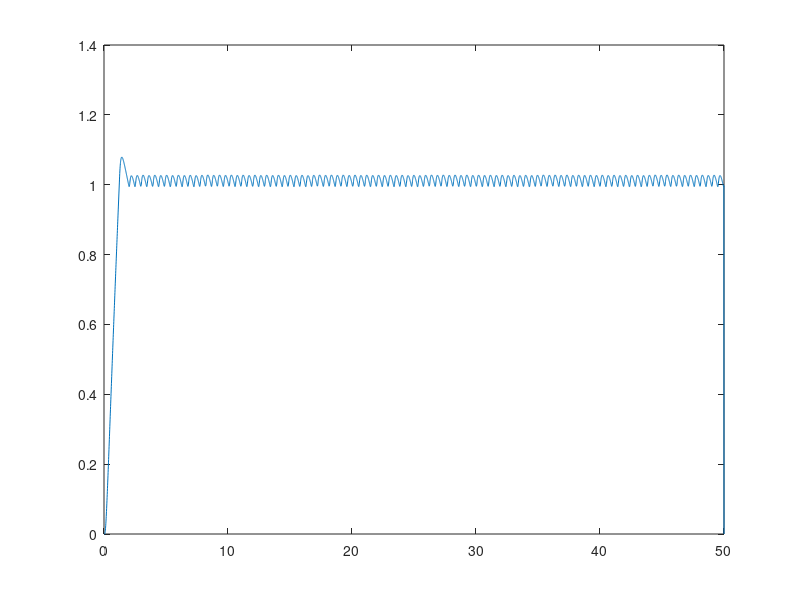

Reproduce this figure in MATLAB.
pkg load control
clear all
close all
hold off;

num=[1.287e-07  3.984e-07   7.441e-08]
den=-[-2.273  1.606   -0.3329]

%Definición del sistema analógico
s=tf('s');
%sistema=1/s
sistema=1/(s*(s+10)*(s+100))
%Definición del sistema discreto
Ts=0.01;
sistemaDiscreto=c2d(sistema,Ts)
##bode(sistemaDiscreto);
##figure
##step(sistemaDiscreto)

%Experimento usando ecuaciones en diferencias


%Condiciones iniciales del programa y de la ecuación en diferencias

Entrada(1)=0;
Entrada(2)=1;
Entrada(3)=1;
Entrada(4)=1;
SalidaSis(1)=0;
SalidaSis(2)=0;
SalidaSis(3)=0;
SalidaSis(4)=0;
i=4;
Referencia(i)=0.005;
error=Referencia(i);
u(1)=0;
u(2)=0;
u(3)=0;
u(4)=0;

error(1)=0;
error(2)=0;
error(3)=0;
error(4)=0;
error(5)=0;

AmplitudRele=50000;

while (i<5000)
  Referencia(i)=1;

  if(error(i) > 0)
    u(i) = 1000;
  else
    u(i) = 0;
  endif

  SalidaSis(i)=num*[u(i-1) u(i-2) u(i-3)]' + den*[SalidaSis(i-1) SalidaSis(i-2) SalidaSis(i-3)]';

  error(i+1)= Referencia(i) - SalidaSis(i);

  i=i+1;

end

SalidaSis(i)=0;
u(i)=0;
%Graficar la salida

t=1:length(SalidaSis);
plot(t*Ts , SalidaSis)
%hold on;
%plot(t*Ts , u*0.002)
